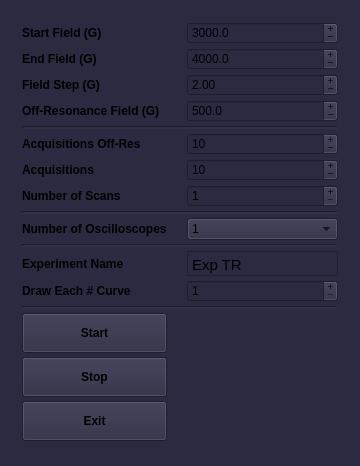
<?xml version="1.0" encoding="UTF-8"?>
<ui version="4.0">
 <class>MainWindow</class>
 <widget class="QMainWindow" name="MainWindow">
  <property name="geometry">
   <rect>
    <x>0</x>
    <y>0</y>
    <width>360</width>
    <height>466</height>
   </rect>
  </property>
  <property name="sizePolicy">
   <sizepolicy hsizetype="Fixed" vsizetype="Fixed">
    <horstretch>0</horstretch>
    <verstretch>0</verstretch>
   </sizepolicy>
  </property>
  <property name="minimumSize">
   <size>
    <width>360</width>
    <height>466</height>
   </size>
  </property>
  <property name="maximumSize">
   <size>
    <width>360</width>
    <height>466</height>
   </size>
  </property>
  <property name="font">
   <font>
    <weight>50</weight>
    <bold>false</bold>
   </font>
  </property>
  <property name="windowTitle">
   <string>TR EPR v 0.1</string>
  </property>
  <property name="styleSheet">
   <string notr="true">background-color: rgb(42,42,64);</string>
  </property>
  <widget class="QWidget" name="centralwidget">
   <property name="sizePolicy">
    <sizepolicy hsizetype="Fixed" vsizetype="Fixed">
     <horstretch>0</horstretch>
     <verstretch>0</verstretch>
    </sizepolicy>
   </property>
   <property name="minimumSize">
    <size>
     <width>360</width>
     <height>466</height>
    </size>
   </property>
   <property name="maximumSize">
    <size>
     <width>360</width>
     <height>466</height>
    </size>
   </property>
   <layout class="QGridLayout" name="gridLayout_2">
    <item row="0" column="0">
     <layout class="QGridLayout" name="gridLayout">
      <property name="sizeConstraint">
       <enum>QLayout::SetNoConstraint</enum>
      </property>
      <property name="leftMargin">
       <number>13</number>
      </property>
      <property name="topMargin">
       <number>4</number>
      </property>
      <property name="rightMargin">
       <number>13</number>
      </property>
      <property name="bottomMargin">
       <number>6</number>
      </property>
      <property name="horizontalSpacing">
       <number>20</number>
      </property>
      <property name="verticalSpacing">
       <number>4</number>
      </property>
      <item row="10" column="0" colspan="2">
       <widget class="Line" name="line_2">
        <property name="lineWidth">
         <number>2</number>
        </property>
        <property name="orientation">
         <enum>Qt::Horizontal</enum>
        </property>
       </widget>
      </item>
      <item row="21" column="0">
       <widget class="QPushButton" name="button_stop">
        <property name="minimumSize">
         <size>
          <width>0</width>
          <height>40</height>
         </size>
        </property>
        <property name="font">
         <font>
          <weight>75</weight>
          <bold>true</bold>
         </font>
        </property>
        <property name="contextMenuPolicy">
         <enum>Qt::NoContextMenu</enum>
        </property>
        <property name="layoutDirection">
         <enum>Qt::LeftToRight</enum>
        </property>
        <property name="text">
         <string>Stop</string>
        </property>
       </widget>
      </item>
      <item row="22" column="0">
       <widget class="QPushButton" name="button_off">
        <property name="minimumSize">
         <size>
          <width>0</width>
          <height>40</height>
         </size>
        </property>
        <property name="font">
         <font>
          <weight>75</weight>
          <bold>true</bold>
         </font>
        </property>
        <property name="contextMenuPolicy">
         <enum>Qt::NoContextMenu</enum>
        </property>
        <property name="text">
         <string>Exit</string>
        </property>
       </widget>
      </item>
      <item row="5" column="0">
       <widget class="QLabel" name="label_4">
        <property name="font">
         <font>
          <weight>75</weight>
          <bold>true</bold>
         </font>
        </property>
        <property name="contextMenuPolicy">
         <enum>Qt::NoContextMenu</enum>
        </property>
        <property name="text">
         <string>Off-Resonance Field (G)</string>
        </property>
       </widget>
      </item>
      <item row="7" column="0">
       <widget class="QLabel" name="label_8">
        <property name="font">
         <font>
          <weight>75</weight>
          <bold>true</bold>
         </font>
        </property>
        <property name="contextMenuPolicy">
         <enum>Qt::NoContextMenu</enum>
        </property>
        <property name="text">
         <string>Acquisitions Off-Res</string>
        </property>
       </widget>
      </item>
      <item row="8" column="0">
       <widget class="QLabel" name="label_6">
        <property name="font">
         <font>
          <weight>75</weight>
          <bold>true</bold>
         </font>
        </property>
        <property name="contextMenuPolicy">
         <enum>Qt::NoContextMenu</enum>
        </property>
        <property name="text">
         <string>Acquisitions</string>
        </property>
       </widget>
      </item>
      <item row="11" column="1">
       <widget class="QComboBox" name="combo_num_osc">
        <property name="contextMenuPolicy">
         <enum>Qt::NoContextMenu</enum>
        </property>
        <item>
         <property name="text">
          <string>1</string>
         </property>
        </item>
        <item>
         <property name="text">
          <string>2</string>
         </property>
        </item>
        <item>
         <property name="text">
          <string>2 + THz Pulse</string>
         </property>
        </item>
       </widget>
      </item>
      <item row="17" column="1">
       <widget class="QTextEdit" name="text_edit_exp_name">
        <property name="sizePolicy">
         <sizepolicy hsizetype="Expanding" vsizetype="Fixed">
          <horstretch>0</horstretch>
          <verstretch>0</verstretch>
         </sizepolicy>
        </property>
        <property name="minimumSize">
         <size>
          <width>0</width>
          <height>25</height>
         </size>
        </property>
        <property name="maximumSize">
         <size>
          <width>16777215</width>
          <height>25</height>
         </size>
        </property>
        <property name="mouseTracking">
         <bool>false</bool>
        </property>
        <property name="tabletTracking">
         <bool>false</bool>
        </property>
        <property name="contextMenuPolicy">
         <enum>Qt::NoContextMenu</enum>
        </property>
        <property name="verticalScrollBarPolicy">
         <enum>Qt::ScrollBarAlwaysOff</enum>
        </property>
        <property name="html">
         <string>&lt;!DOCTYPE HTML PUBLIC &quot;-//W3C//DTD HTML 4.0//EN&quot; &quot;http://www.w3.org/TR/REC-html40/strict.dtd&quot;&gt;
&lt;html&gt;&lt;head&gt;&lt;meta name=&quot;qrichtext&quot; content=&quot;1&quot; /&gt;&lt;style type=&quot;text/css&quot;&gt;
p, li { white-space: pre-wrap; }
&lt;/style&gt;&lt;/head&gt;&lt;body style=&quot; font-family:'MS Shell Dlg 2'; font-size:8.25pt; font-weight:400; font-style:normal;&quot;&gt;
&lt;p style=&quot; margin-top:0px; margin-bottom:0px; margin-left:0px; margin-right:0px; -qt-block-indent:0; text-indent:0px;&quot;&gt;&lt;span style=&quot; font-family:'Ubuntu'; font-size:11pt;&quot;&gt;Exp TR&lt;/span&gt;&lt;/p&gt;&lt;/body&gt;&lt;/html&gt;</string>
        </property>
        <property name="overwriteMode">
         <bool>true</bool>
        </property>
        <property name="acceptRichText">
         <bool>false</bool>
        </property>
        <property name="textInteractionFlags">
         <set>Qt::TextEditorInteraction</set>
        </property>
       </widget>
      </item>
      <item row="5" column="1">
       <widget class="QDoubleSpinBox" name="box_off_res_field">
        <property name="contextMenuPolicy">
         <enum>Qt::NoContextMenu</enum>
        </property>
        <property name="buttonSymbols">
         <enum>QAbstractSpinBox::PlusMinus</enum>
        </property>
        <property name="keyboardTracking">
         <bool>false</bool>
        </property>
        <property name="decimals">
         <number>1</number>
        </property>
        <property name="minimum">
         <double>0.000000000000000</double>
        </property>
        <property name="maximum">
         <double>9000.000000000000000</double>
        </property>
        <property name="singleStep">
         <double>1.000000000000000</double>
        </property>
        <property name="value">
         <double>500.000000000000000</double>
        </property>
       </widget>
      </item>
      <item row="20" column="0">
       <widget class="QPushButton" name="button_start">
        <property name="minimumSize">
         <size>
          <width>0</width>
          <height>40</height>
         </size>
        </property>
        <property name="font">
         <font>
          <weight>75</weight>
          <bold>true</bold>
         </font>
        </property>
        <property name="contextMenuPolicy">
         <enum>Qt::NoContextMenu</enum>
        </property>
        <property name="text">
         <string>Start</string>
        </property>
       </widget>
      </item>
      <item row="17" column="0">
       <widget class="QLabel" name="label_5">
        <property name="font">
         <font>
          <weight>75</weight>
          <bold>true</bold>
         </font>
        </property>
        <property name="contextMenuPolicy">
         <enum>Qt::NoContextMenu</enum>
        </property>
        <property name="text">
         <string>Experiment Name</string>
        </property>
       </widget>
      </item>
      <item row="1" column="1">
       <widget class="QDoubleSpinBox" name="box_end_field">
        <property name="contextMenuPolicy">
         <enum>Qt::NoContextMenu</enum>
        </property>
        <property name="buttonSymbols">
         <enum>QAbstractSpinBox::PlusMinus</enum>
        </property>
        <property name="keyboardTracking">
         <bool>false</bool>
        </property>
        <property name="decimals">
         <number>1</number>
        </property>
        <property name="maximum">
         <double>9000.000000000000000</double>
        </property>
        <property name="singleStep">
         <double>1.000000000000000</double>
        </property>
        <property name="value">
         <double>4000.000000000000000</double>
        </property>
       </widget>
      </item>
      <item row="1" column="0">
       <widget class="QLabel" name="label_2">
        <property name="font">
         <font>
          <weight>75</weight>
          <bold>true</bold>
         </font>
        </property>
        <property name="contextMenuPolicy">
         <enum>Qt::NoContextMenu</enum>
        </property>
        <property name="text">
         <string>End Field (G)</string>
        </property>
       </widget>
      </item>
      <item row="3" column="1">
       <widget class="QDoubleSpinBox" name="box_step_field">
        <property name="contextMenuPolicy">
         <enum>Qt::NoContextMenu</enum>
        </property>
        <property name="buttonSymbols">
         <enum>QAbstractSpinBox::PlusMinus</enum>
        </property>
        <property name="keyboardTracking">
         <bool>false</bool>
        </property>
        <property name="decimals">
         <number>2</number>
        </property>
        <property name="minimum">
         <double>0.010000000000000</double>
        </property>
        <property name="maximum">
         <double>50.000000000000000</double>
        </property>
        <property name="singleStep">
         <double>0.100000000000000</double>
        </property>
        <property name="value">
         <double>2.000000000000000</double>
        </property>
       </widget>
      </item>
      <item row="0" column="1">
       <widget class="QDoubleSpinBox" name="box_st_field">
        <property name="contextMenuPolicy">
         <enum>Qt::NoContextMenu</enum>
        </property>
        <property name="readOnly">
         <bool>false</bool>
        </property>
        <property name="buttonSymbols">
         <enum>QAbstractSpinBox::PlusMinus</enum>
        </property>
        <property name="specialValueText">
         <string notr="true"/>
        </property>
        <property name="keyboardTracking">
         <bool>false</bool>
        </property>
        <property name="decimals">
         <number>1</number>
        </property>
        <property name="maximum">
         <double>9000.000000000000000</double>
        </property>
        <property name="singleStep">
         <double>1.000000000000000</double>
        </property>
        <property name="value">
         <double>3000.000000000000000</double>
        </property>
       </widget>
      </item>
      <item row="9" column="1">
       <widget class="QSpinBox" name="box_scan">
        <property name="contextMenuPolicy">
         <enum>Qt::NoContextMenu</enum>
        </property>
        <property name="buttonSymbols">
         <enum>QAbstractSpinBox::PlusMinus</enum>
        </property>
        <property name="keyboardTracking">
         <bool>false</bool>
        </property>
        <property name="minimum">
         <number>1</number>
        </property>
        <property name="maximum">
         <number>100</number>
        </property>
        <property name="value">
         <number>1</number>
        </property>
       </widget>
      </item>
      <item row="16" column="0" colspan="2">
       <widget class="Line" name="line_4">
        <property name="lineWidth">
         <number>2</number>
        </property>
        <property name="orientation">
         <enum>Qt::Horizontal</enum>
        </property>
       </widget>
      </item>
      <item row="9" column="0">
       <widget class="QLabel" name="label_7">
        <property name="font">
         <font>
          <weight>75</weight>
          <bold>true</bold>
         </font>
        </property>
        <property name="contextMenuPolicy">
         <enum>Qt::NoContextMenu</enum>
        </property>
        <property name="text">
         <string>Number of Scans</string>
        </property>
       </widget>
      </item>
      <item row="0" column="0">
       <widget class="QLabel" name="label">
        <property name="font">
         <font>
          <weight>75</weight>
          <bold>true</bold>
          <kerning>true</kerning>
         </font>
        </property>
        <property name="contextMenuPolicy">
         <enum>Qt::NoContextMenu</enum>
        </property>
        <property name="text">
         <string>Start Field (G)</string>
        </property>
       </widget>
      </item>
      <item row="3" column="0">
       <widget class="QLabel" name="label_3">
        <property name="font">
         <font>
          <weight>75</weight>
          <bold>true</bold>
         </font>
        </property>
        <property name="contextMenuPolicy">
         <enum>Qt::NoContextMenu</enum>
        </property>
        <property name="text">
         <string>Field Step (G)</string>
        </property>
       </widget>
      </item>
      <item row="11" column="0">
       <widget class="QLabel" name="label_9">
        <property name="font">
         <font>
          <weight>75</weight>
          <bold>true</bold>
         </font>
        </property>
        <property name="contextMenuPolicy">
         <enum>Qt::NoContextMenu</enum>
        </property>
        <property name="text">
         <string>Number of Oscilloscopes</string>
        </property>
       </widget>
      </item>
      <item row="19" column="0" colspan="2">
       <widget class="Line" name="line_5">
        <property name="lineWidth">
         <number>2</number>
        </property>
        <property name="orientation">
         <enum>Qt::Horizontal</enum>
        </property>
       </widget>
      </item>
      <item row="6" column="0" colspan="2">
       <widget class="Line" name="line">
        <property name="lineWidth">
         <number>2</number>
        </property>
        <property name="orientation">
         <enum>Qt::Horizontal</enum>
        </property>
       </widget>
      </item>
      <item row="7" column="1">
       <widget class="QSpinBox" name="box_ave_offres">
        <property name="contextMenuPolicy">
         <enum>Qt::NoContextMenu</enum>
        </property>
        <property name="buttonSymbols">
         <enum>QAbstractSpinBox::PlusMinus</enum>
        </property>
        <property name="minimum">
         <number>2</number>
        </property>
        <property name="maximum">
         <number>2000</number>
        </property>
        <property name="value">
         <number>10</number>
        </property>
       </widget>
      </item>
      <item row="8" column="1">
       <widget class="QSpinBox" name="box_ave">
        <property name="contextMenuPolicy">
         <enum>Qt::NoContextMenu</enum>
        </property>
        <property name="buttonSymbols">
         <enum>QAbstractSpinBox::PlusMinus</enum>
        </property>
        <property name="minimum">
         <number>2</number>
        </property>
        <property name="maximum">
         <number>2000</number>
        </property>
        <property name="value">
         <number>10</number>
        </property>
       </widget>
      </item>
      <item row="18" column="0">
       <widget class="QLabel" name="label_10">
        <property name="font">
         <font>
          <weight>75</weight>
          <bold>true</bold>
         </font>
        </property>
        <property name="contextMenuPolicy">
         <enum>Qt::NoContextMenu</enum>
        </property>
        <property name="text">
         <string>Draw Each # Curve</string>
        </property>
       </widget>
      </item>
      <item row="18" column="1">
       <widget class="QSpinBox" name="box_graph">
        <property name="contextMenuPolicy">
         <enum>Qt::NoContextMenu</enum>
        </property>
        <property name="buttonSymbols">
         <enum>QAbstractSpinBox::PlusMinus</enum>
        </property>
        <property name="minimum">
         <number>1</number>
        </property>
        <property name="maximum">
         <number>100</number>
        </property>
       </widget>
      </item>
     </layout>
    </item>
   </layout>
  </widget>
 </widget>
 <resources/>
 <connections/>
</ui>
